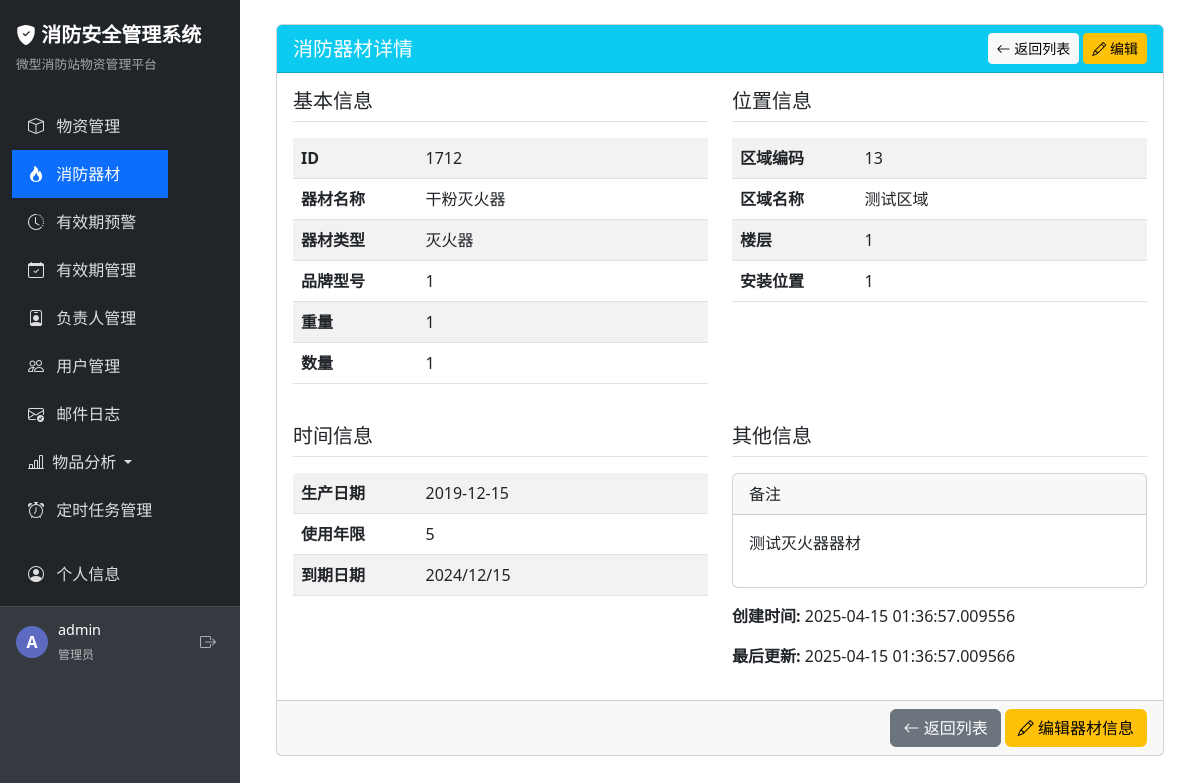
Page /equipment/detail/1712 (signed in) on the earlier database version.
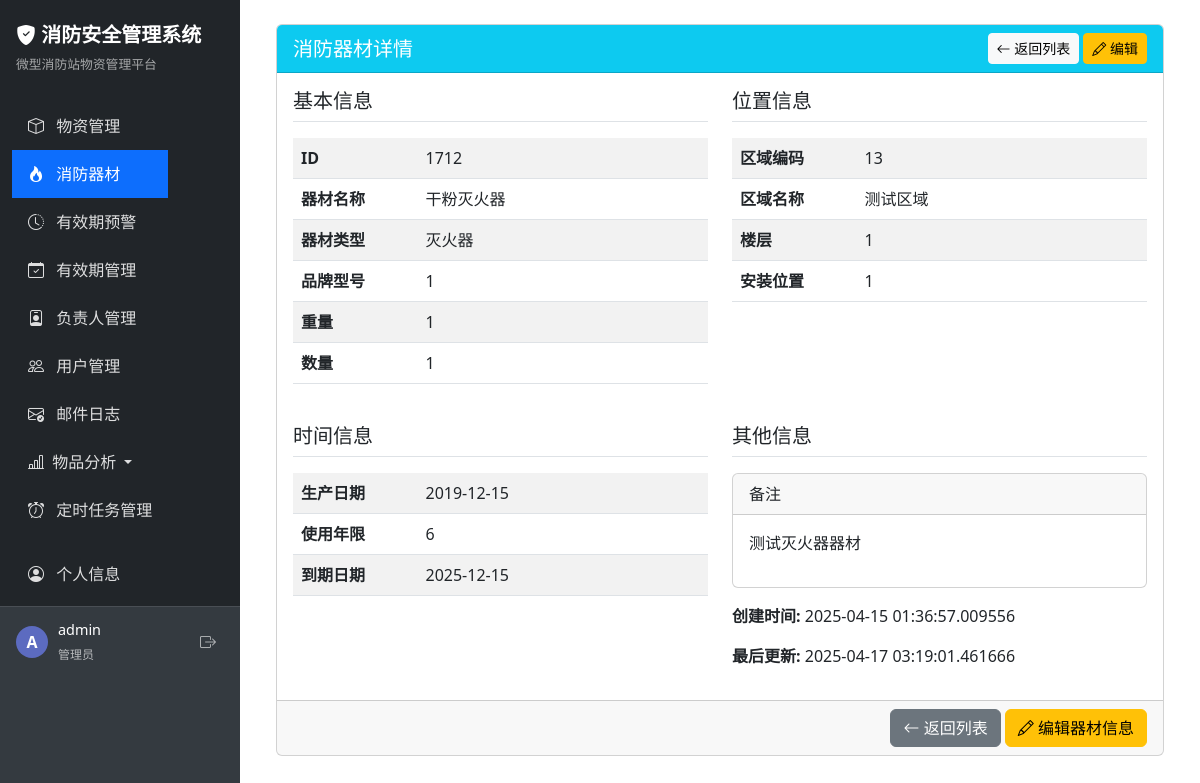
Same page on the later database version.
### app/models/equipment.py (models this page shows, shortened)
class FireEquipment(db.Model):
    __tablename__ = 'fire_equipment'
    id = db.Column(db.Integer, primary_key=True)
    area_code = db.Column(db.Integer, nullable=False)  # 设备区域编码
    area_name = db.Column(db.String(50), nullable=True)   # 设备区域名称
    installation_floor = db.Column(db.String(50), nullable=False)  #楼层
    installation_location = db.Column(db.String(200), nullable=False)  # 安装位置
    equipment_type = db.Column(db.String(50), nullable=False)     # 器材类型
    equipment_name = db.Column(db.String(100), nullable=False)  # 器材名称
    model = db.Column(db.String(100), nullable=False)             # 品牌型号
    weight = db.Column(db.String(30), nullable=False)                  #重量
    quantity = db.Column(db.Integer, nullable=True)                  # 数量
    production_date = db.Column(db.Date, nullable=True)          # 生产日期
    service_life = db.Column(db.String(30), nullable=False)        #使用年限
    expiration_date = db.Column(db.String(50), nullable=False)        # 到期日期
    remark = db.Column(db.Text, nullable=False)                   # 备注
    created_at = db.Column(db.DateTime, default=datetime.utcnow) # 创建时间
    updated_at = db.Column(db.DateTime, default=datetime.utcnow,
                           onupdate=datetime.utcnow)             # 更新时间

### app/routes/equipment.py (the view, shortened to what this page needs)
@equipment_bp.route('/detail/<int:equipment_id>')
@login_required
def detail(equipment_id):
    try:
        equipment = FireEquipment.query.get_or_404(equipment_id)
        return render_template('equipment/detail.html', equipment=equipment)
    except Exception as e:
        flash(f'查看器材详情时出错: {str(e)}', 'danger')
        return redirect(url_for('equipment.index'))

### app/templates/equipment/detail.html (shortened to what the changed rows need)
{% extends 'base.html' %}
{% block content %}
<div class="container">
    <div class="row">
        <div class="col-md-12">
            <div class="card">
                <div class="card-body">
                    <div class="row mb-4">
                        <div class="col-md-6">
                            <table class="table table-striped">
                                <tbody>
                                    <tr>
                                        <th width="30%">ID</th>
                                        <td>{{ equipment.id }}</td>
                                    </tr>
                                    <tr>
                                        <th>器材名称</th>
                                        <td>{{ equipment.equipment_name }}</td>
                                    </tr>
                                    <tr>
                                        <th>器材类型</th>
                                        <td>{{ equipment.equipment_type }}</td>
                                    </tr>
                                    <tr>
                                        <th>品牌型号</th>
                                        <td>{{ equipment.model }}</td>
                                    </tr>
                                    <tr>
                                        <th>重量</th>
                                        <td>{{ equipment.weight }}</td>
                                    </tr>
                                    <tr>
                                        <th>数量</th>
                                        <td>{{ equipment.quantity }}</td>
                                    </tr>
                                </tbody>
                            </table>
                        </div>
                        <div class="col-md-6">
                            <table class="table table-striped">
                                <tbody>
                                    <tr>
                                        <th width="30%">区域编码</th>
                                        <td>{{ equipment.area_code }}</td>
                                    </tr>
                                    <tr>
                                        <th>区域名称</th>
                                        <td>{{ equipment.area_name }}</td>
                                    </tr>
                                    <tr>
                                        <th>楼层</th>
                                        <td>{{ equipment.installation_floor }}</td>
                                    </tr>
                                    <tr>
                                        <th>安装位置</th>
                                        <td>{{ equipment.installation_location }}</td>
                                    </tr>
                                </tbody>
                            </table>
                        </div>
                    </div>
                    <div class="row">
                        <div class="col-md-6">
                            <table class="table table-striped">
                                <tbody>
                                    <tr>
                                        <th width="30%">生产日期</th>
                                        <td>{{ equipment.production_date }}</td>
                                    </tr>
                                    <tr>
                                        <th>使用年限</th>
                                        <td>{{ equipment.service_life }}</td>
                                    </tr>
                                    <tr>
                                        <th>到期日期</th>
                                        <td>
                                            <span class="{% if equipment.expiration_date < today|string %}text-danger fw-bold{% endif %}">
                                                {{ equipment.expiration_date }}
                                            </span>
                                        </td>
                                    </tr>
                                </tbody>
                            </table>
                        </div>
                        <div class="col-md-6">
                            <div class="card">
                                <div class="card-body">
                                    <p>{{ equipment.remark }}</p>
                                </div>
                            </div>
                            <div class="mt-3">
                                <p><strong>创建时间:</strong> {{ equipment.created_at }}</p>
                                <p><strong>最后更新:</strong> {{ equipment.updated_at }}</p>
                            </div>
                        </div>
                    </div>
                </div>
            </div>
        </div>
    </div>
</div>
{% endblock %}

Differences in the rows shown:
changed FireEquipment "干粉灭火器": service_life "5" → "6"; expiration_date "2024/12/15" → "2025-12-15"; updated_at "2025-04-15 01:36:57.009566" → "2025-04-17 03:19:01.461666"
